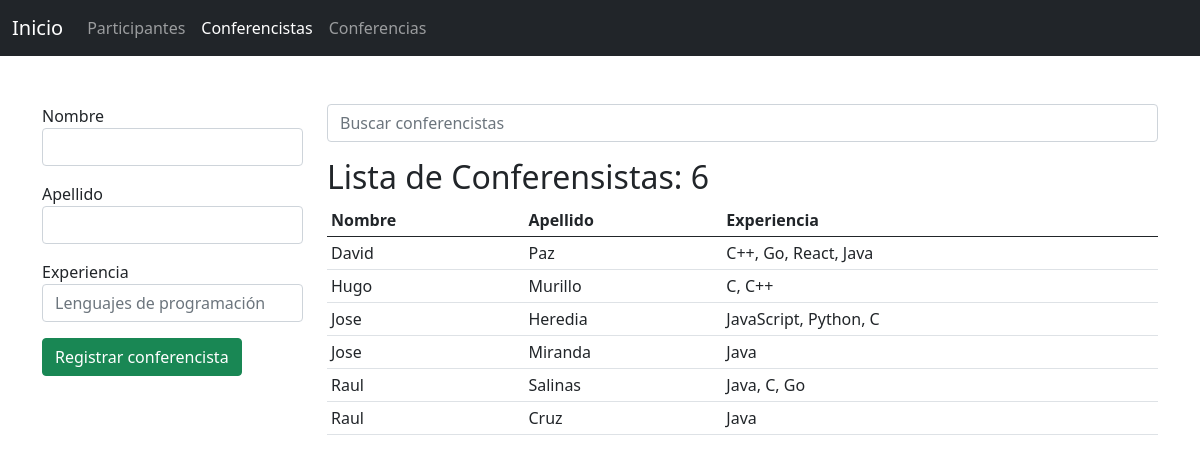
The page /conferencistas/ on the database as committed earlier.
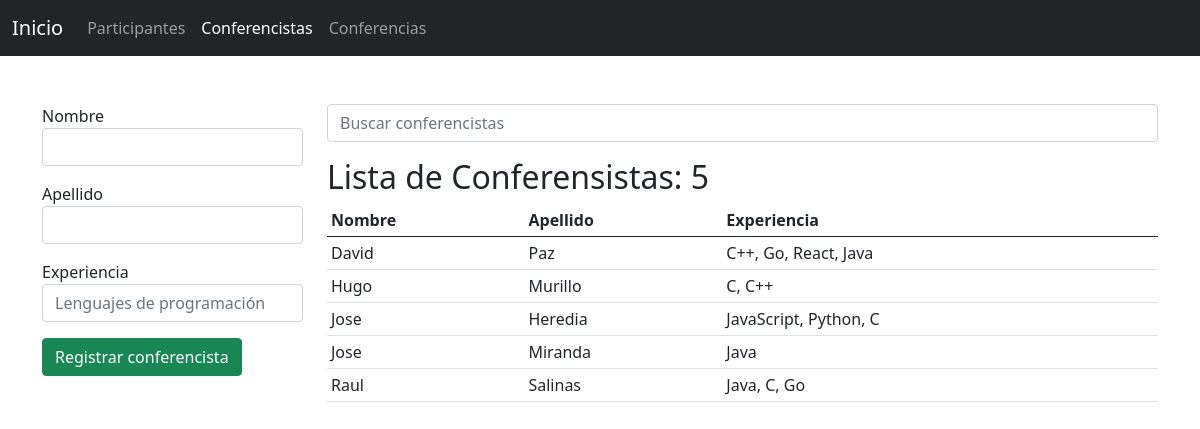
The same page on the database as committed later.
### app_registro/models.py (models this page shows, shortened)
class Conferencista(models.Model):
    nombre = models.CharField(max_length=30)
    apellido = models.CharField(max_length=30)
    experiencia = models.TextField()
    foto = models.ImageField(upload_to='conferencistas', null=True, blank=True)

### app_registro/views.py (the view, shortened to what this page needs)
# urls.py: path('conferencistas/', views.conferencistas, name="conferencistas"),
def conferencistas(request):
    activo = 'conferencistas'
    q = request.GET.get('q')
    if q:
        dataC = Conferencista.objects.filter(nombre__startswith=q).order_by('nombre')
    else:
        dataC = Conferencista.objects.all().order_by('nombre')
    ctx = {
        'activo': activo,
        'conferencistas': dataC,
        'q': q
    }
    return render(request,'registro/conferencistas.html', ctx)

### app_registro/templates/registro/conferencistas.html (shortened to what this page needs)
{% extends 'base.html' %}
{% block container %}
    <div class="row">
        <div class="col-3">
            <form action="{% url 'conferencistas' %}" method="post">
                <div class="mb-3">
                    <label for="nombre">Nombre</label>
                    <input type="text" name="nombre" id="nombre" class="form-control" required autofocus>
                </div>
                <div class="mb-3">
                    <label for="apellido">Apellido</label>
                    <input type="text" name="apellido" id="apellido" class="form-control" required>
                </div>
                <div class="mb-3">
                    <label for="experiencia">Experiencia</label>
                    <input type="text" name="experiencia" id="experiencia" class="form-control" placeholder="Lenguajes de programación" required>
                </div>
                <div class="mb-3">
                    <input type="submit" class="btn btn-success" value="Registrar conferencista">
                </div>
            </form>
        </div>
        <div class="col-9">
            <form action="" method="get">
                <input type="search" name="q" value="{{ q|default_if_none:'' }}" class="form-control" placeholder="Buscar conferencistas">
            </form>
            <h2 class="mt-3">Lista de Conferensistas: {{ conferencistas.count }}</h2>
                <table class="table table-sm table-hover">
                    <thead>
                        <tr>
                            <th>Nombre</th>
                            <th>Apellido</th>
                            <th>Experiencia</th>
                        </tr>
                    </thead>
                    <tbody>
                        {% for c in conferencistas %}
                        <tr>
                            <td>{{c.nombre}}</td>
                            <td>{{c.apellido}}</td>
                            <td>{{c.experiencia}}</td>
                        </tr>
                        {% empty %}
                        <tr>
                            <td colspan="5" class="text-danger text-center">No se encontraron resultados</td>
                        </tr>
                        {% endfor %}
                    </tbody>
                </table>
            </div>
    </div>
{% endblock %}

### global_templates/base.html (shortened to what this page needs)
{% load static %}
<!DOCTYPE html>
<html lang="en">
<head>
    <link href="{% static 'registro/bootstrap/bootstrap.min.css' %}" rel="stylesheet">
    <link href="{% static 'registro/css/all.css' %}" rel="stylesheet"/>
</head>
<body>
    <nav class="navbar navbar-expand-lg navbar-dark bg-dark">
        <div class="container-fluid">
            <a class="navbar-brand" href="#">Inicio</a>
            <div class="collapse navbar-collapse" id="navbarNavAltMarkup">
            <div class="navbar-nav">
                <a class="nav-link {% if activo == 'participantes' %}active{% endif %}" href="{% url 'participantes' %}">Participantes</a>
                <a class="nav-link {% if activo == 'conferencistas' %}active{% endif %}" href="{% url 'conferencistas' %}">Conferencistas</a>
                <a class="nav-link {% if activo == 'conferencias' %}active{% endif %}" href="#">Conferencias</a>
            </div>
            </div>
        </div>
    </nav>
    <div class="container mt-5">
        {% block container %}{% endblock %}
    </div>
</body>
</html>

Rows that differ between the two databases and show on the page:
removed Conferencista: nombre "Raul", apellido "Cruz", experiencia "Java"
Other text that changed with them:
{{ conferencistas.count }}: "6" → "5"
